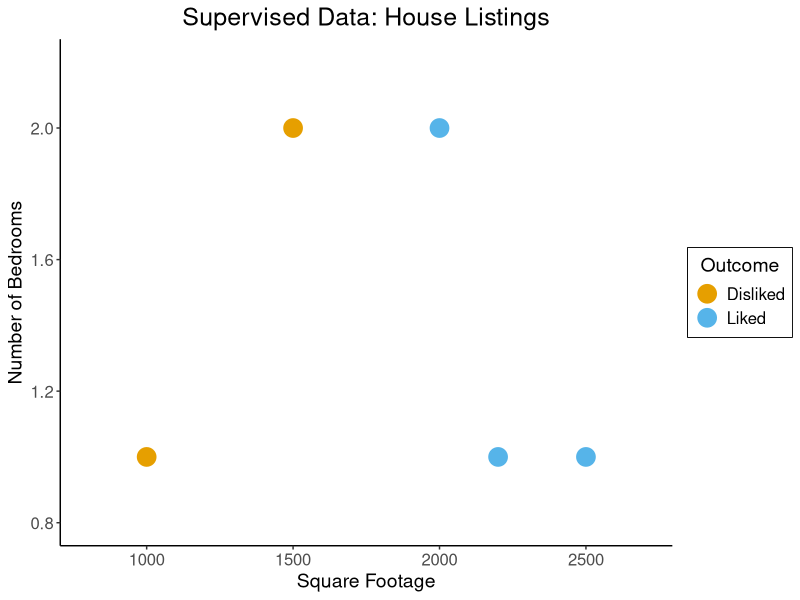
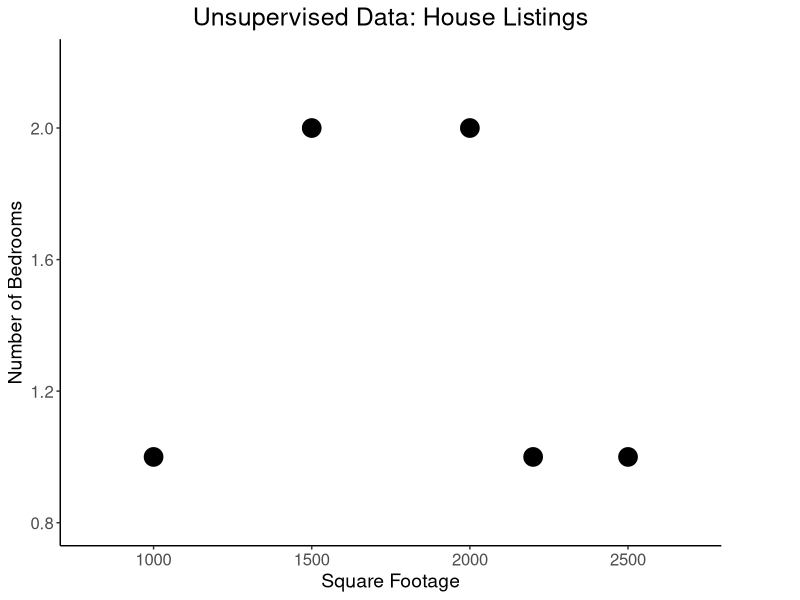
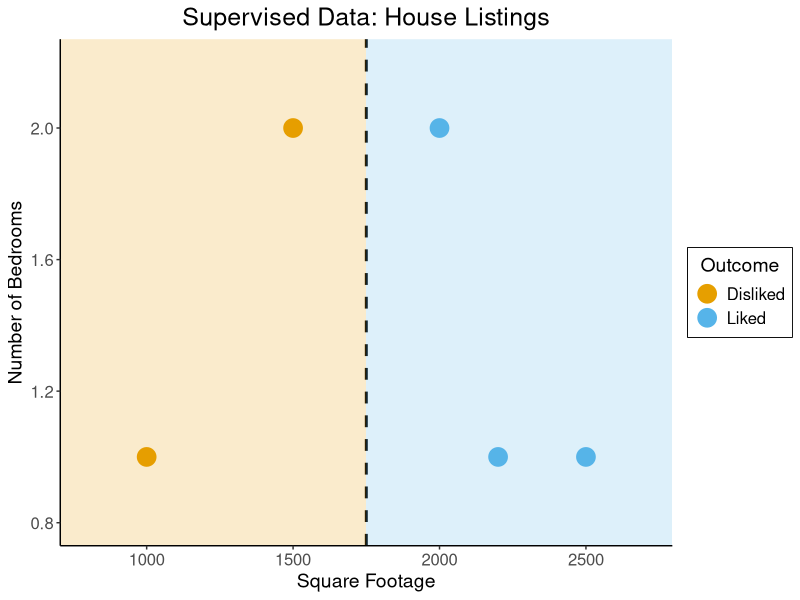
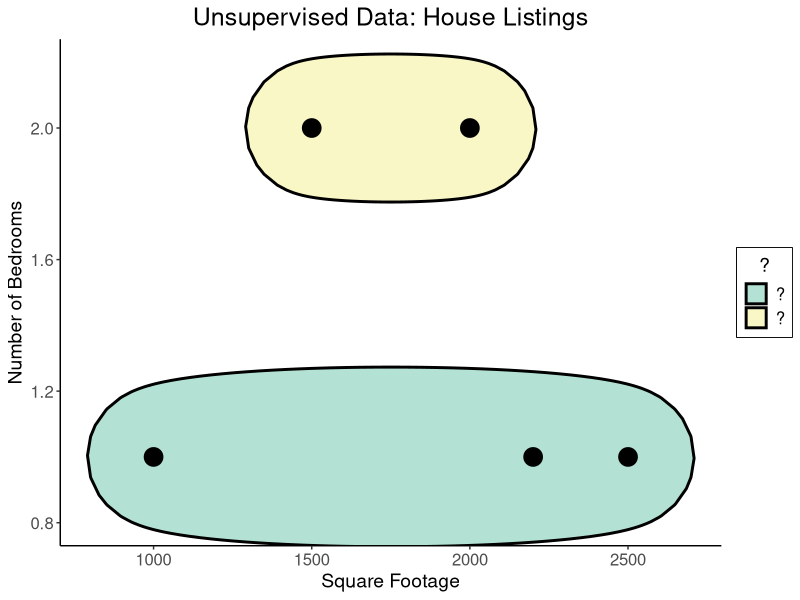
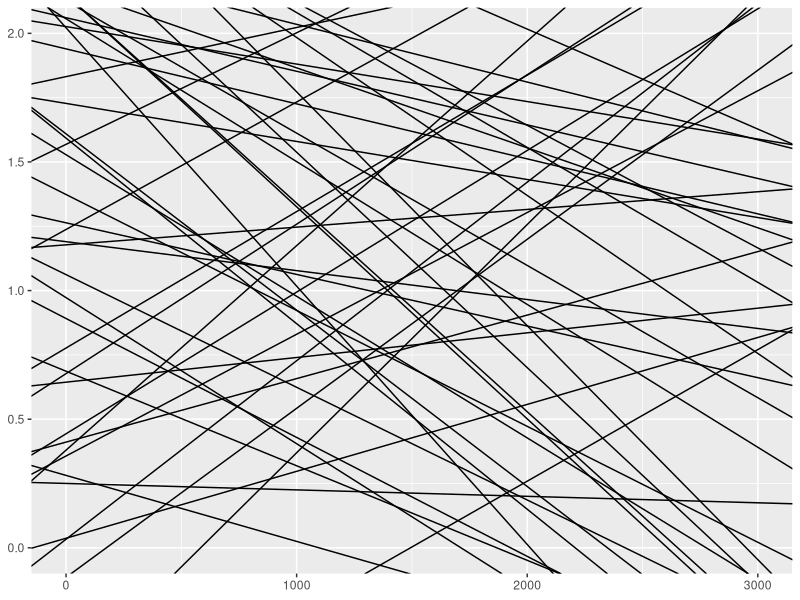
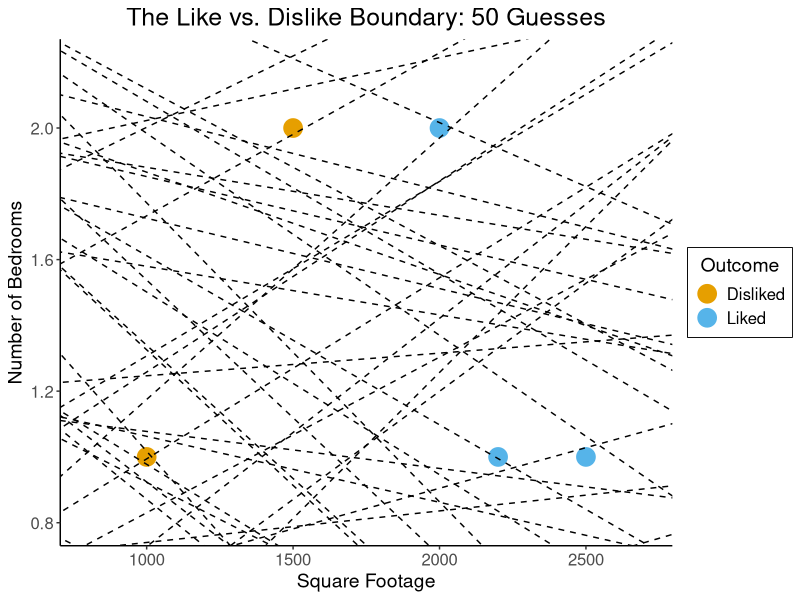
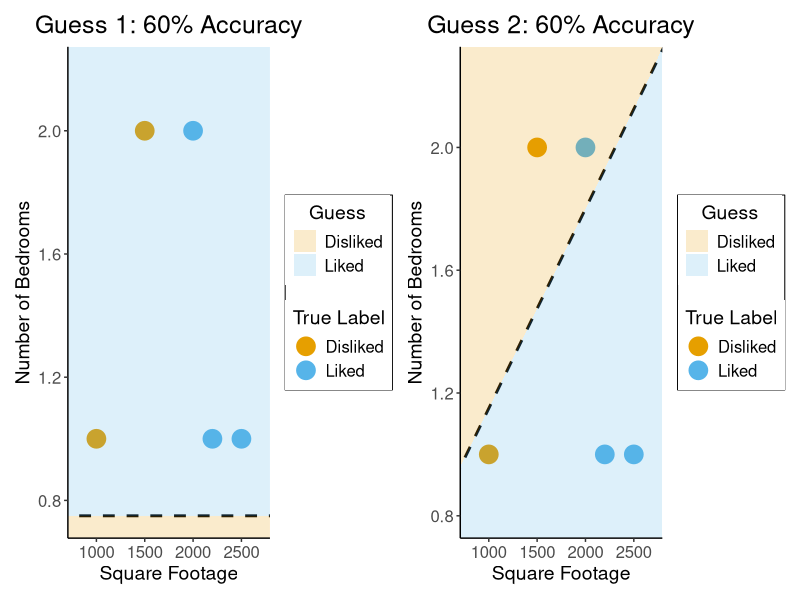
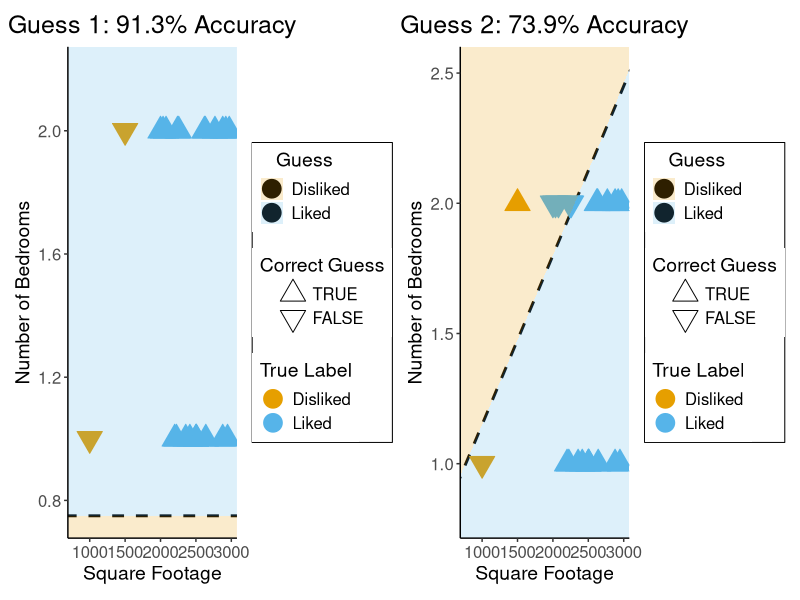

These charts were generated, in order, by the following R code:
## ---- chunk 1
set.seed(1948)
library(knitr)
library(ggplot2)
library(dplyr)
library(ggforce)
library(patchwork)
cbPalette <- c("#E69F00", "#56B4E9", "#009E73", "#F0E442", "#0072B2", "#D55E00", "#CC79A7")
options(ggplot2.discrete.colour= cbPalette)
global_theme <- ggplot2::theme_classic() + ggplot2::theme(
  plot.title = element_text(hjust = 0.5, size = 18),
  axis.title = element_text(size = 14),
  axis.text = element_text(size = 12),
  legend.title = element_text(size = 14, hjust = 0.5),
  legend.text = element_text(size = 12),
  legend.box.background = element_rect(colour = "black")
)
knitr::opts_chunk$set(fig.align="center")
g_pointsize <- 6
# Global functions
get_rss <- function(model) { return(sum(summary(model)$residuals^2)) }
## ---- chunk 2
sup_data <- tibble::tribble(
  ~home_id, ~sqft, ~bedrooms, ~rating,
  0, 1000, 1, "Disliked",
  1, 2000, 2, "Liked",
  2, 2500, 1, "Liked",
  3, 1500, 2, "Disliked",
  4, 2200, 1, "Liked"
)
## ---- chunk 3
sup_data
## ---- chunk 4
unsup_data <- tibble::tribble(
  ~home_id, ~sqft, ~bedrooms,
  0, 1000, 1,
  1, 2000, 2,
  2, 2500, 1,
  3, 1500, 2,
  4, 2200, 1
)
## ---- chunk 5
unsup_data
## ---- chunk 6
ggplot(sup_data, aes(x=sqft, y=bedrooms, color=rating)) + 
  geom_point(size=g_pointsize) +
  labs(
    title = "Supervised Data: House Listings",
    x = "Square Footage",
    y = "Number of Bedrooms",
    color = "Outcome"
  ) +
  expand_limits(x=c(800,2700), y=c(0.8,2.2)) +
  global_theme
## ---- chunk 7
# To force a legend
unsup_grouped <- unsup_data %>% mutate(big=bedrooms > 1)
unsup_grouped[['big']] <- factor(unsup_grouped[['big']], labels=c("?1","?2"))
ggplot(unsup_grouped, aes(x=sqft, y=bedrooms, fill=big)) + 
  geom_point(size=g_pointsize) +
  labs(
    x = "Square Footage",
    y = "Number of Bedrooms",
    fill = "?"
  ) +
  global_theme +
  expand_limits(x=c(800,2700), y=c(0.8,2.2)) +
  ggtitle("Unsupervised Data: House Listings") +
  theme(legend.background = element_rect(fill="white", color="white"), legend.box.background = element_rect(fill="white"), legend.text = element_text(color="white"), legend.title = element_text(color="white"), legend.position = "right") +
  scale_fill_discrete(labels=c("?","?")) +
  #scale_color_discrete(values=c("white","white"))
  scale_color_manual(name=NULL, values=c("white","white")) +
  #scale_color_manual(values=c("?1"="white","?2"="white"))
  guides(fill = guide_legend(override.aes = list(shape = NA)))
## ---- chunk 8
ggplot(sup_data, aes(x=sqft, y=bedrooms, color=rating)) + 
  geom_point(size=g_pointsize) +
  labs(
    title = "Supervised Data: House Listings",
    x = "Square Footage",
    y = "Number of Bedrooms",
    color = "Outcome"
  ) +
  global_theme +
  expand_limits(x=c(800,2700), y=c(0.8,2.2)) +
  geom_vline(xintercept = 1750, linetype="dashed", color = "black", size=1) +
  annotate('rect', xmin=-Inf, xmax=1750, ymin=-Inf, ymax=Inf, alpha=.2, fill=cbPalette[1]) +
  annotate('rect', xmin=1750, xmax=Inf, ymin=-Inf, ymax=Inf, alpha=.2, fill=cbPalette[2])
  #geom_rect(aes(xmin=-Inf, xmax=Inf, ymin=0, ymax=Inf, alpha=.2, fill='red'))
## ---- chunk 9
ggplot(unsup_grouped, aes(x=sqft, y=bedrooms)) +
  #scale_color_brewer(palette = "PuOr") +
  geom_mark_ellipse(expand=0.1, aes(fill=big), size = 1) +
  geom_point(size=g_pointsize) +
  labs(
    x = "Square Footage",
    y = "Number of Bedrooms",
    fill = "?"
  ) +
  global_theme +
  ggtitle("Unsupervised Data: House Listings") +
  #theme(legend.position = "none") +
  #theme(legend.title = text_element("?"))
  expand_limits(x=c(800,2700), y=c(0.8,2.2)) +
  scale_fill_manual(values=c(cbPalette[3],cbPalette[4]), labels=c("?","?"))
  #scale_fill_manual(labels=c("?","?"))
## ---- chunk 10
x_min <- 0
x_max <- 3000
y_min <- -1
y_max <- 3
rand_y0 <- runif(50, min=y_min, max=y_max)
rand_y1 <- runif(50, min=y_min, max=y_max)
rand_slope <- (rand_y1 - rand_y0)/(x_max - x_min)
rand_intercept <- rand_y0
rand_lines <- tibble::tibble(id=1:50, slope=rand_slope, intercept=rand_intercept)
ggplot() +
  geom_abline(data=rand_lines, aes(slope=slope, intercept=intercept)) +
  xlim(0,3000) +
  ylim(0,2)
## ---- chunk 11
ggplot(sup_data, aes(x=sqft, y=bedrooms, color=rating)) + 
  geom_point(size=g_pointsize) +
  labs(
    title = "The Like vs. Dislike Boundary: 50 Guesses",
    x = "Square Footage",
    y = "Number of Bedrooms",
    color = "Outcome"
  ) +
  global_theme +
  expand_limits(x=c(800,2700), y=c(0.8,2.2)) +
  geom_abline(data=rand_lines, aes(slope=slope, intercept=intercept), linetype="dashed")
## ---- chunk 12
#base_plot <- ggplot(sup_data, aes(x=sqft, y=bedrooms, color=liked)) + 
#  geom_point(size=g_pointsize) +
#  labs(
#    x = "Square Footage",
#    y = "Number of Bedrooms",
#    color = "Liked?"
#  ) +
#  global_theme +
#  expand_limits(x=c(800,2700), y=c(0.8,2.2))

line_data <- tibble::tribble(
  ~id, ~slope, ~intercept,
  0, 0, 0.75,
  1, 0.00065, 0.5
)
data_range <- 800:2700
ribbon_range <- c(-Inf,data_range,Inf)
f1 <- function(x) { return(0*x + 0.75) }
f1_data <- tibble::tibble(line_x=ribbon_range,line_y=c(f1(700),f1(data_range),f1(3100)))
g1_plot <- ggplot(data=(line_data %>% filter(id==0))) +
  geom_abline(aes(slope=slope, intercept=intercept), linetype="dashed", size=1) +
  ggtitle("Guess 1: 60% Accuracy") +
  geom_point(data=sup_data, aes(x=sqft, y=bedrooms, color=rating), size=g_pointsize) +
  geom_ribbon(data=f1_data, aes(x=line_x, ymin=-Inf, ymax=line_y, fill="Disliked"), alpha=0.2) +
  geom_ribbon(data=f1_data, aes(x=line_x, ymin=line_y, ymax=Inf, fill="Liked"), alpha=0.2) +
  labs(
    x = "Square Footage",
    y = "Number of Bedrooms",
    color = "True Label"
  ) +
  global_theme +
  expand_limits(x=data_range, y=c(0.8,2.2)) +
  scale_fill_manual(values=c("Liked"=cbPalette[2],"Disliked"=cbPalette[1]), name="Guess")

f2 <- function(x) { return(0.00065*x + 0.5) }
f2_data <- tibble::tibble(line_x=ribbon_range,line_y=c(f2(710),f2(data_range),f2(Inf)))
g2_plot <- ggplot(data=(line_data %>% filter(id==1))) +
  geom_abline(aes(slope=slope, intercept=intercept), linetype="dashed", size=1) +
  ggtitle("Guess 2: 60% Accuracy") +
  geom_point(data=sup_data, aes(x=sqft, y=bedrooms, color=rating), size=g_pointsize) +
  labs(
    x = "Square Footage",
    y = "Number of Bedrooms",
    color = "True Label"
  ) +
  geom_ribbon(data=f2_data, aes(x=line_x, ymin=-Inf, ymax=line_y, fill="Liked"), alpha=0.2) +
  geom_ribbon(data=f2_data, aes(x=line_x, ymin=line_y, ymax=Inf, fill="Disliked"), alpha=0.2) +
  global_theme +
  expand_limits(x=data_range, y=c(0.8,2.2)) +
  scale_fill_manual(values=c("Liked"=cbPalette[2],"Disliked"=cbPalette[1]), name="Guess")

g1_plot + g2_plot
## ---- chunk 13
#base_plot <- ggplot(sup_data, aes(x=sqft, y=bedrooms, color=liked)) + 
#  geom_point(size=g_pointsize) +
#  labs(
#    x = "Square Footage",
#    y = "Number of Bedrooms",
#    color = "Liked?"
#  ) +
#  global_theme +
#  expand_limits(x=c(800,2700), y=c(0.8,2.2))

gen_homes <- function(n) {
  rand_sqft <- runif(n, min=2000, max=3000)
  rand_bedrooms <- sample(c(1,2), size=n, prob=c(0.5,0.5), replace=TRUE)
  rand_ids <- 1:n
  rand_rating <- "Liked"
  rand_tibble <- tibble::tibble(home_id=rand_ids, sqft=rand_sqft, bedrooms=rand_bedrooms, rating=rand_rating)
  return(rand_tibble)
}
fake_homes <- gen_homes(18)
fake_sup_data <- dplyr::bind_rows(sup_data, fake_homes)
line_data <- tibble::tribble(
  ~id, ~slope, ~intercept,
  0, 0, 0.75,
  1, 0.00065, 0.5
)
f1 <- function(x) { return(0*x + 0.75) }
f2 <- function(x) { return(0.00065*x + 0.5) }
# And check accuracy
fake_sup_data <- fake_sup_data %>% mutate(boundary1=f1(sqft)) %>% mutate(guessDislike1 = bedrooms < boundary1) %>% mutate(correct1 = ((rating=="Disliked") & (guessDislike1)) | (rating=="Liked") & (!guessDislike1))
fake_sup_data <- fake_sup_data %>% mutate(boundary2=f2(sqft)) %>% mutate(guessDislike2 = bedrooms > boundary2) %>% mutate(correct2 = ((rating=="Disliked") & (guessDislike2)) | (rating=="Liked") & (!guessDislike2))

data_range <- 800:2700
ribbon_range <- c(-Inf,data_range,Inf)

f1_data <- tibble::tibble(line_x=ribbon_range,line_y=c(f1(700),f1(data_range),f1(3200)))
g1_plot <- ggplot(data=(line_data %>% filter(id==0))) +
  geom_abline(aes(slope=slope, intercept=intercept), linetype="dashed", size=1) +
  ggtitle("Guess 1: 91.3% Accuracy") +
  geom_point(data=fake_sup_data, aes(x=sqft, y=bedrooms, fill=rating, color=rating, shape=factor(correct1, levels=c(TRUE,FALSE))), size=g_pointsize) +
  scale_shape_manual(values=c(24, 25)) +
  geom_ribbon(data=f1_data, aes(x=line_x, ymin=-Inf, ymax=line_y, fill="Disliked"), alpha=0.2) +
  geom_ribbon(data=f1_data, aes(x=line_x, ymin=line_y, ymax=Inf, fill="Liked"), alpha=0.2) +
  labs(
    x = "Square Footage",
    y = "Number of Bedrooms",
    color = "True Label",
    shape = "Correct Guess"
  ) +
  global_theme +
  expand_limits(x=data_range, y=c(0.8,2.2)) +
  scale_fill_manual(values=c("Liked"=cbPalette[2],"Disliked"=cbPalette[1]), name="Guess")


f2_data <- tibble::tibble(line_x=ribbon_range,line_y=c(f2(700),f2(data_range),f2(3100)))
g2_plot <- ggplot(data=(line_data %>% filter(id==1))) +
  geom_abline(aes(slope=slope, intercept=intercept), linetype="dashed", size=1) +
  ggtitle("Guess 2: 73.9% Accuracy") +
  geom_point(data=fake_sup_data, aes(x=sqft, y=bedrooms, fill=rating, color=rating, shape=factor(correct2, levels=c(TRUE,FALSE))), size=g_pointsize) +
  scale_shape_manual(values=c(24, 25)) +
  labs(
    x = "Square Footage",
    y = "Number of Bedrooms",
    color = "True Label",
    shape = "Correct Guess"
  ) +
  geom_ribbon(data=f2_data, aes(x=line_x, ymin=-Inf, ymax=line_y, fill="Liked"), alpha=0.2) +
  geom_ribbon(data=f2_data, aes(x=line_x, ymin=line_y, ymax=Inf, fill="Disliked"), alpha=0.2) +
  global_theme +
  expand_limits(x=data_range, y=c(0.8,2.2)) +
  scale_fill_manual(values=c("Liked"=cbPalette[2],"Disliked"=cbPalette[1]), name="Guess")

g1_plot + g2_plot
## ---- chunk 14
y_pred <- seq(from = 0, to = 1, by = 0.001)
compute_ce <- function(y_p, y_o) { return(-(y_o * log(y_p) + (1-y_o)*log(1-y_p))) }
ce0 <- compute_ce(y_pred, 0)
ce1 <- compute_ce(y_pred, 1)
ce0_data <- tibble::tibble(y_pred=y_pred, y_obs=0, ce=ce0)
ce1_data <- tibble::tibble(y_pred=y_pred, y_obs=1, ce=ce1)
ce_data <- dplyr::bind_rows(ce0_data, ce1_data)
ggplot(ce_data, aes(x=y_pred, y=ce, color=factor(y_obs))) +
  geom_line(linewidth=1) +
  labs(
    title="Binary Cross-Entropy Loss",
    x = "Predicted Value",
    y = "Loss",
    color = "Actual Value"
  ) +
  global_theme +
  ylim(0,6)
## ---- chunk 15
x <- seq(from = 0, to = 1, by = 0.1)
n <- length(x)
eps <- rnorm(n, 0, 0.04)
y <- x + eps
# But make one big outlier
midpoint <- ceiling((3/4)*n)
y[midpoint] <- 0
of_data <- tibble::tibble(x=x, y=y)
# Linear model
lin_model <- lm(y ~ x)
# But now polynomial regression
poly_model <- lm(y ~ poly(x, degree = 10, raw=TRUE))
#summary(model)
## ---- chunk 16
ggplot(of_data, aes(x=x, y=y)) +
  geom_point(size=g_pointsize/2) +
  labs(
    title = "Training Data",
    color = "Model"
  ) +
  global_theme
#  scale_color_manual(name="color", values=c("a","b","c"))
## ---- chunk 17
ggplot(of_data, aes(x=x, y=y)) +
  geom_point(size=g_pointsize/2) +
  geom_abline(aes(intercept=0, slope=1, color="Linear"), linewidth=1, show.legend = FALSE) +
  stat_smooth(method = "lm",
              formula = y ~ poly(x, 10, raw=TRUE),
              se = FALSE, aes(color="Polynomial")) +
  labs(
    title = "A Perfect Model?",
    color = "Model"
  ) +
  global_theme
#  scale_color_manual(name="color", values=c("a","b","c"))
## ---- chunk 18
summary(lin_model)$r.squared
get_rss(lin_model)
## ---- chunk 19
summary(poly_model)$r.squared
get_rss(poly_model)
## ---- chunk 20
# Data setup
x_test <- seq(from = 0, to = 1, by = 0.1)
n_test <- length(x_test)
eps_test <- rnorm(n_test, 0, 0.04)
y_test <- x_test + eps_test
of_data_test <- tibble::tibble(x=x_test, y=y_test)
lin_y_pred_test <- predict(lin_model, as.data.frame(x_test))
#lin_y_pred_test
lin_resids_test <- y_test - lin_y_pred_test
#lin_resids_test
lin_rss_test <- sum(lin_resids_test^2)
#lin_rss_test
# Lin R2 = 1 - RSS/TSS
tss_test <- sum((y_test - mean(y_test))^2)
lin_r2_test <- 1 - (lin_rss_test / tss_test)
#lin_r2_test
# Now the poly model
poly_y_pred_test <- predict(poly_model, as.data.frame(x_test))
poly_resids_test <- y_test - poly_y_pred_test
poly_rss_test <- sum(poly_resids_test^2)
#poly_rss_test
# RSS
poly_r2_test <- 1 - (poly_rss_test / tss_test)
#poly_r2_test
## ---- chunk 21
ggplot(of_data, aes(x=x, y=y)) +
  stat_smooth(method = "lm",
              formula = y ~ poly(x, 10, raw = TRUE),
              se = FALSE, aes(color="Polynomial")) +
  global_theme +
  geom_point(data=of_data_test, aes(x=x_test, y=y_test), size=g_pointsize/2) +
  geom_abline(aes(intercept=0, slope=1, color="Linear"), linewidth=1, show.legend = FALSE) +
  labs(
    title = "Getting a Perfect Fit: Unseen Test Data",
    color = "Model"
  ) +
  global_theme
## ---- chunk 22
lin_r2_test
lin_rss_test
## ---- chunk 23
poly_r2_test
poly_rss_test
